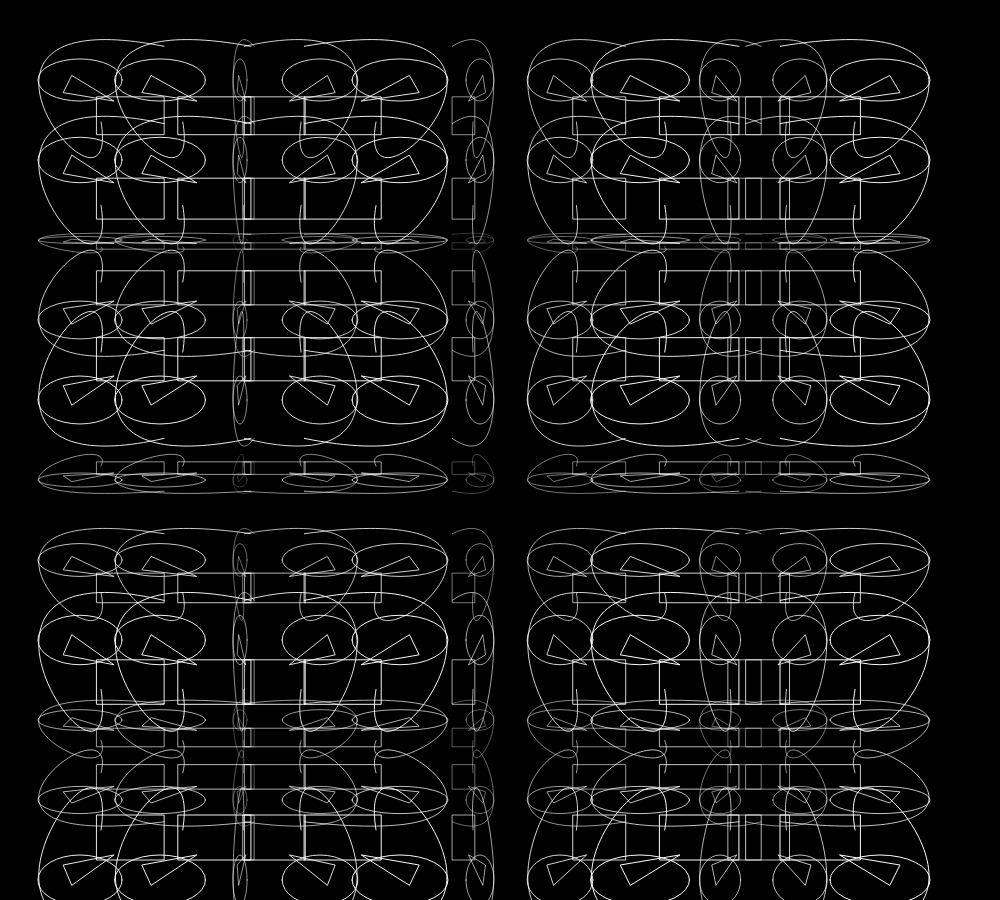
Frame 1 (no input)
Frame 60 (no input): identical to frame 1, image omitted
Frame 120 (the mouse pressed at the canvas centre since frame 60): identical to frame 1, image omitted

The p5.js sketch that drew this single still picture (run headless with seeded random() and noise() and a simulated clock; from frame 60 on, the mouse is pressed at the canvas centre):

// p5.js sketch
// ── sketch.js
function setup() {
  createCanvas(1000, 900);
  noFill();
  stroke(255);
}

function draw() {
  background(0);

  for (var j=0; j<12; j++) {
    push();
    translate(0, 80 * j);
    for (var i=0; i<12; i++) {
      push();
      translate(80 * i, 0);
      scale(sin(i), sin(j));
      collectionOfShapes();
      pop();
    }
    pop();
  }
}

// this is pretty much random
function collectionOfShapes() {
  ellipse(0, 0, 100, 50);
  rect(20, 20, 80, 45);
  triangle(-10, -5, -20, 15, 40, 25);
  bezier(100, -40, -200, -100, 50, 200, 25, 50);
}
